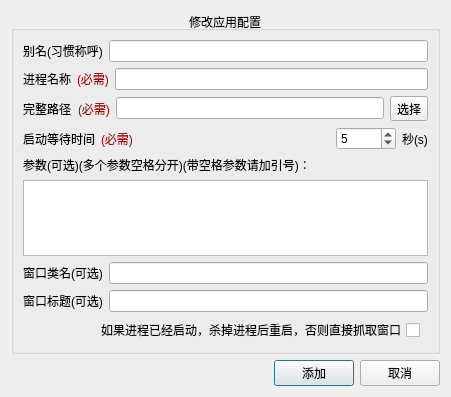
<?xml version="1.0" encoding="UTF-8"?>
<ui version="4.0">
 <class>AddModifyCfgDialog</class>
 <widget class="QDialog" name="AddModifyCfgDialog">
  <property name="geometry">
   <rect>
    <x>0</x>
    <y>0</y>
    <width>451</width>
    <height>397</height>
   </rect>
  </property>
  <property name="windowTitle">
   <string>添加应用配置</string>
  </property>
  <layout class="QVBoxLayout" name="verticalLayout">
   <item>
    <widget class="QGroupBox" name="groupBoxRight">
     <property name="minimumSize">
      <size>
       <width>0</width>
       <height>200</height>
      </size>
     </property>
     <property name="styleSheet">
      <string notr="true">#groupBoxRight{
font: 700 14pt &quot;幼圆&quot;;
}</string>
     </property>
     <property name="title">
      <string>修改应用配置</string>
     </property>
     <property name="alignment">
      <set>Qt::AlignCenter</set>
     </property>
     <layout class="QVBoxLayout" name="verticalLayout_4">
      <item>
       <layout class="QHBoxLayout" name="horizontalLayout_9">
        <item>
         <widget class="QLabel" name="label_9">
          <property name="text">
           <string>别名(习惯称呼)</string>
          </property>
         </widget>
        </item>
        <item>
         <widget class="QLineEdit" name="lineEditAlias"/>
        </item>
       </layout>
      </item>
      <item>
       <layout class="QHBoxLayout" name="horizontalLayout_2">
        <item>
         <widget class="QLabel" name="label_2">
          <property name="text">
           <string>进程名称</string>
          </property>
         </widget>
        </item>
        <item>
         <widget class="QLabel" name="labelProcessNameHint">
          <property name="styleSheet">
           <string notr="true">color: rgb(170, 0, 0);</string>
          </property>
          <property name="text">
           <string>(必需)</string>
          </property>
         </widget>
        </item>
        <item>
         <widget class="QLineEdit" name="lineEditProcessName"/>
        </item>
       </layout>
      </item>
      <item>
       <layout class="QHBoxLayout" name="horizontalLayout_3">
        <item>
         <widget class="QLabel" name="label_3">
          <property name="text">
           <string>完整路径</string>
          </property>
         </widget>
        </item>
        <item>
         <widget class="QLabel" name="labelProcessPathHint">
          <property name="styleSheet">
           <string notr="true">color: rgb(170, 0, 0);</string>
          </property>
          <property name="text">
           <string>(必需)</string>
          </property>
         </widget>
        </item>
        <item>
         <widget class="QLineEdit" name="lineEditProcessPath"/>
        </item>
        <item>
         <widget class="QToolButton" name="btnChoosePath">
          <property name="text">
           <string>选择</string>
          </property>
         </widget>
        </item>
       </layout>
      </item>
      <item>
       <layout class="QHBoxLayout" name="horizontalLayout_4">
        <property name="spacing">
         <number>6</number>
        </property>
        <property name="rightMargin">
         <number>0</number>
        </property>
        <item>
         <widget class="QLabel" name="label_4">
          <property name="text">
           <string>启动等待时间</string>
          </property>
         </widget>
        </item>
        <item>
         <widget class="QLabel" name="labelProcessNameHint_2">
          <property name="styleSheet">
           <string notr="true">color: rgb(170, 0, 0);</string>
          </property>
          <property name="text">
           <string>(必需)</string>
          </property>
         </widget>
        </item>
        <item>
         <spacer name="horizontalSpacer_2">
          <property name="orientation">
           <enum>Qt::Horizontal</enum>
          </property>
          <property name="sizeHint" stdset="0">
           <size>
            <width>40</width>
            <height>20</height>
           </size>
          </property>
         </spacer>
        </item>
        <item>
         <widget class="QSpinBox" name="spinBoxWatingTime">
          <property name="minimumSize">
           <size>
            <width>60</width>
            <height>0</height>
           </size>
          </property>
          <property name="maximum">
           <number>999</number>
          </property>
          <property name="value">
           <number>5</number>
          </property>
         </widget>
        </item>
        <item>
         <widget class="QLabel" name="label_5">
          <property name="text">
           <string>秒(s)</string>
          </property>
         </widget>
        </item>
       </layout>
      </item>
      <item>
       <widget class="QLabel" name="label_6">
        <property name="text">
         <string>参数(可选)(多个参数空格分开)(带空格参数请加引号)：</string>
        </property>
       </widget>
      </item>
      <item>
       <widget class="QTextEdit" name="textEditProcessParam">
        <property name="readOnly">
         <bool>false</bool>
        </property>
       </widget>
      </item>
      <item>
       <layout class="QHBoxLayout" name="horizontalLayout_6">
        <item>
         <widget class="QLabel" name="label_8">
          <property name="text">
           <string>窗口类名(可选)</string>
          </property>
         </widget>
        </item>
        <item>
         <widget class="QLineEdit" name="lineEditClassName"/>
        </item>
       </layout>
      </item>
      <item>
       <layout class="QHBoxLayout" name="horizontalLayout_5">
        <item>
         <widget class="QLabel" name="label_7">
          <property name="text">
           <string>窗口标题(可选)</string>
          </property>
         </widget>
        </item>
        <item>
         <widget class="QLineEdit" name="lineEditWndTitle"/>
        </item>
       </layout>
      </item>
      <item>
       <layout class="QHBoxLayout" name="horizontalLayout_8">
        <property name="rightMargin">
         <number>8</number>
        </property>
        <item>
         <spacer name="horizontalSpacer_4">
          <property name="orientation">
           <enum>Qt::Horizontal</enum>
          </property>
          <property name="sizeHint" stdset="0">
           <size>
            <width>40</width>
            <height>20</height>
           </size>
          </property>
         </spacer>
        </item>
        <item>
         <widget class="QCheckBox" name="checkBoxRestart">
          <property name="enabled">
           <bool>true</bool>
          </property>
          <property name="layoutDirection">
           <enum>Qt::RightToLeft</enum>
          </property>
          <property name="text">
           <string>如果进程已经启动，杀掉进程后重启，否则直接抓取窗口</string>
          </property>
         </widget>
        </item>
       </layout>
      </item>
     </layout>
    </widget>
   </item>
   <item>
    <layout class="QHBoxLayout" name="horizontalLayout">
     <item>
      <spacer name="horizontalSpacer">
       <property name="orientation">
        <enum>Qt::Horizontal</enum>
       </property>
       <property name="sizeHint" stdset="0">
        <size>
         <width>40</width>
         <height>20</height>
        </size>
       </property>
      </spacer>
     </item>
     <item>
      <widget class="QPushButton" name="btnAddModify">
       <property name="text">
        <string>添加</string>
       </property>
      </widget>
     </item>
     <item>
      <widget class="QPushButton" name="btnCancel">
       <property name="text">
        <string>取消</string>
       </property>
      </widget>
     </item>
    </layout>
   </item>
  </layout>
 </widget>
 <resources/>
 <connections/>
</ui>
